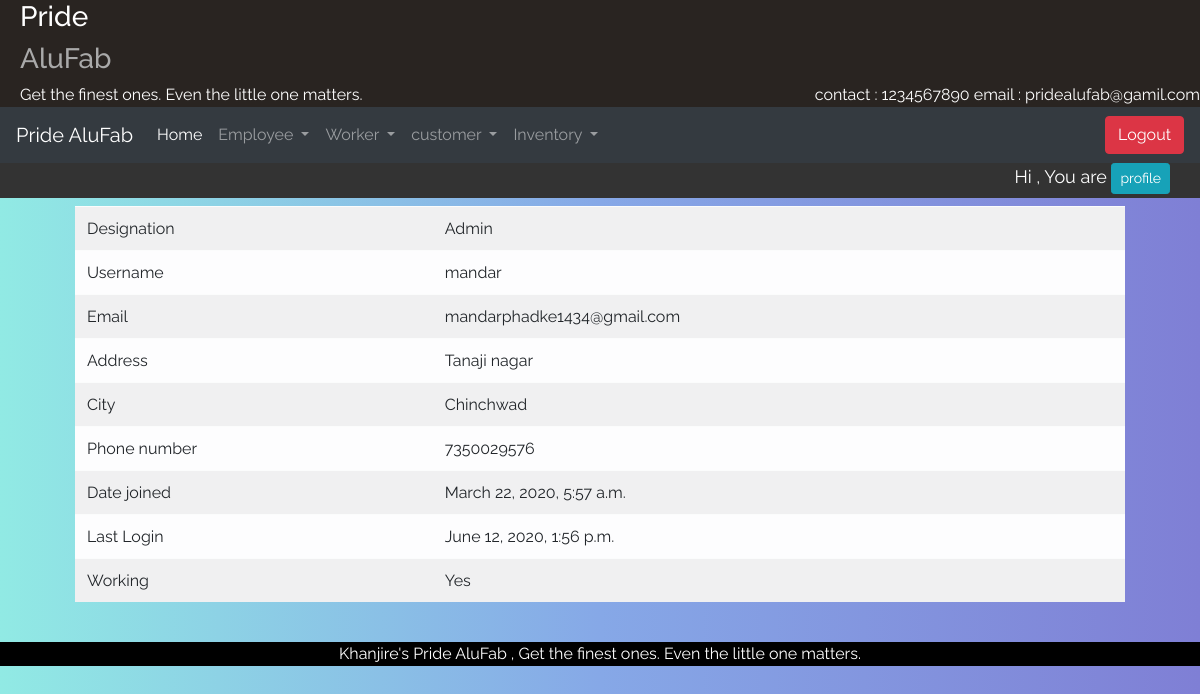
The app's page /DetailEmp/1/, older data.
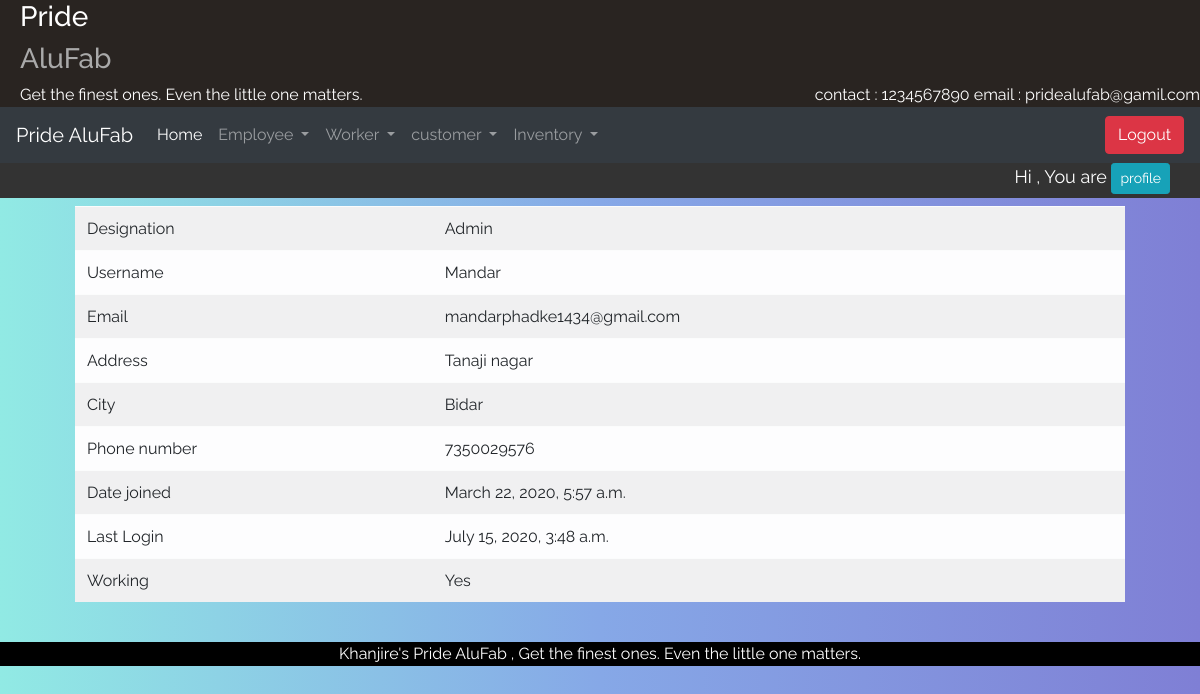
The same page, newer data.
### alufab/models.py (models this page shows, shortened)
class Employee(models.Model):
    Emp_id = models.ForeignKey(User, on_delete=models.CASCADE)
    phono = models.IntegerField(default=0)
    Address = models.CharField(default=' ',max_length=100)
    city = models.CharField(default='Ichalkaranji',max_length=20)
    de = [
        ('Manager','Manager'),
        ('Supervisor','Supervisor'),
        ('Admin', 'Admin')
    ]
    designation = models.CharField(max_length=10, choices=de)
    Paymentperday = models.FloatField(default=0)
    is_working=models.BooleanField(default=True)

### alufab/views.py (the view)
# urls.py: path("DetailEmp/<pk>/", DetailEmp.as_view(), name='DetailEmp'),
class DetailEmp(DetailView):
    queryset = Employee.objects.all()

### templates/alufab/employee_detail.html (shortened to what this page needs)
{% extends 'home.html' %}
{% block content %}
<div class="detail_view">
  <table class="table table-light table-responsive-sm table-striped table_detail">
  <tr>
    <td>Designation</td><td>{{object.designation}}</td>
  </tr>
  <tr>
    <td>Username</td><td>{{object.Emp_id.username}}</td>
  </tr>
  <tr>
    <td>Email</td><td>{{object.Emp_id.email}}</td>
  </tr>
  <tr>
    <td>Address</td><td>{{object.Address}}</td>
  </tr>
  <tr>
    <td>City</td><td>{{object.city}}</td>
  </tr>
  <tr>
    <td>Phone number</td><td>{{object.phono}}</td>
  </tr>
  <tr>
    <td>Date joined</td><td>{{object.Emp_id.date_joined}}</td>
  </tr>
  <tr>
    <td>Last Login</td><td>{{object.Emp_id.last_login}}</td>
  </tr>
  <tr>
    <td>Working</td><td>{% if object.is_working == True %}Yes{% else %}No{%endif%}</td>
  </tr>
  </table>
</div>
<br>
{% endblock %}

Row changes from the older to the newer data that the page shows:
changed Employee "Admin": Emp_id.username "mandar" → "Mandar"; city "Chinchwad" → "Bidar"; Emp_id.last_login "June 12, 2020, 1:56 p.m." → "July 15, 2020, 3:48 a.m."
